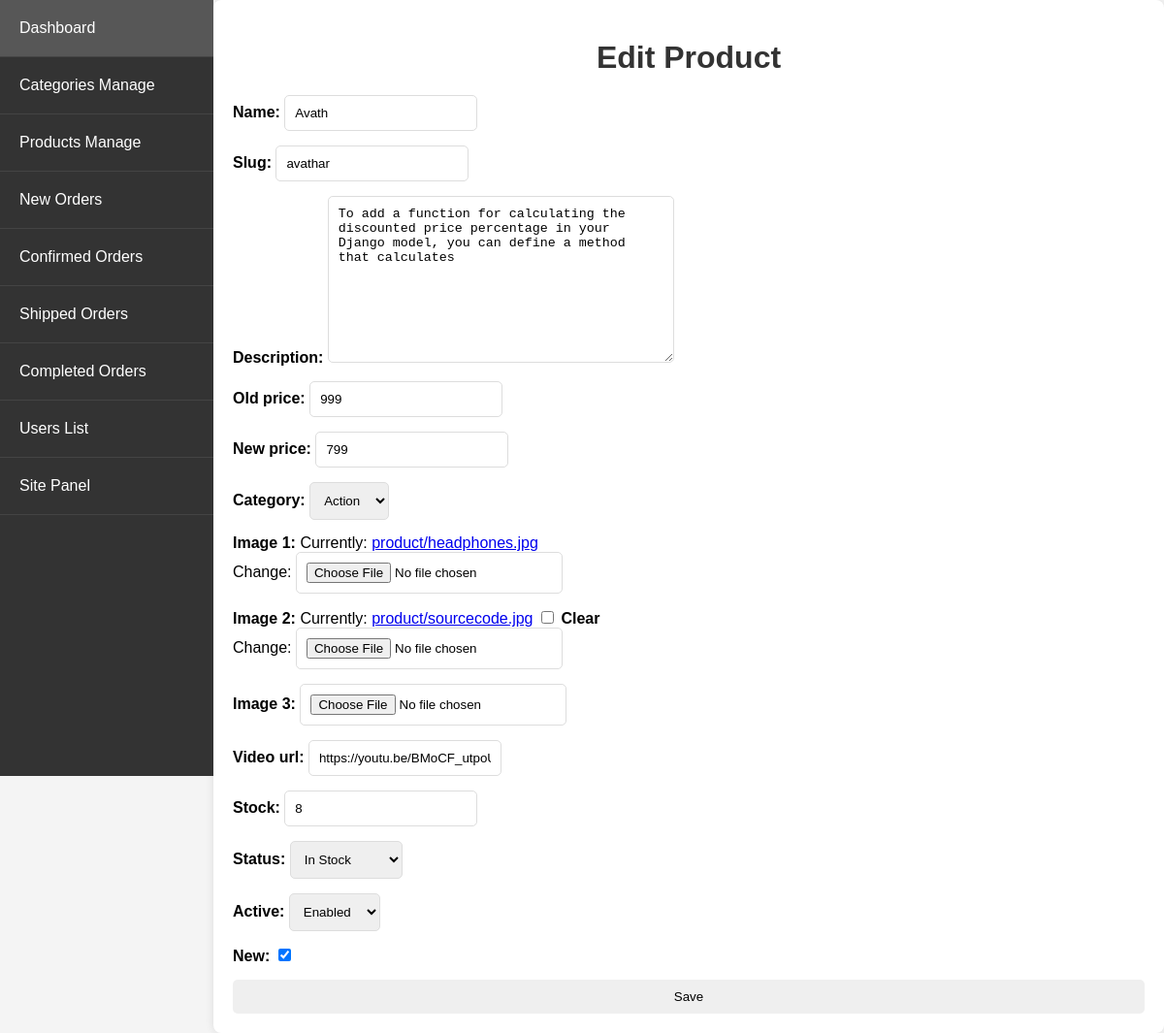
Page /admin_app/admin_app/products/update/1/ (signed in) on the earlier database version.
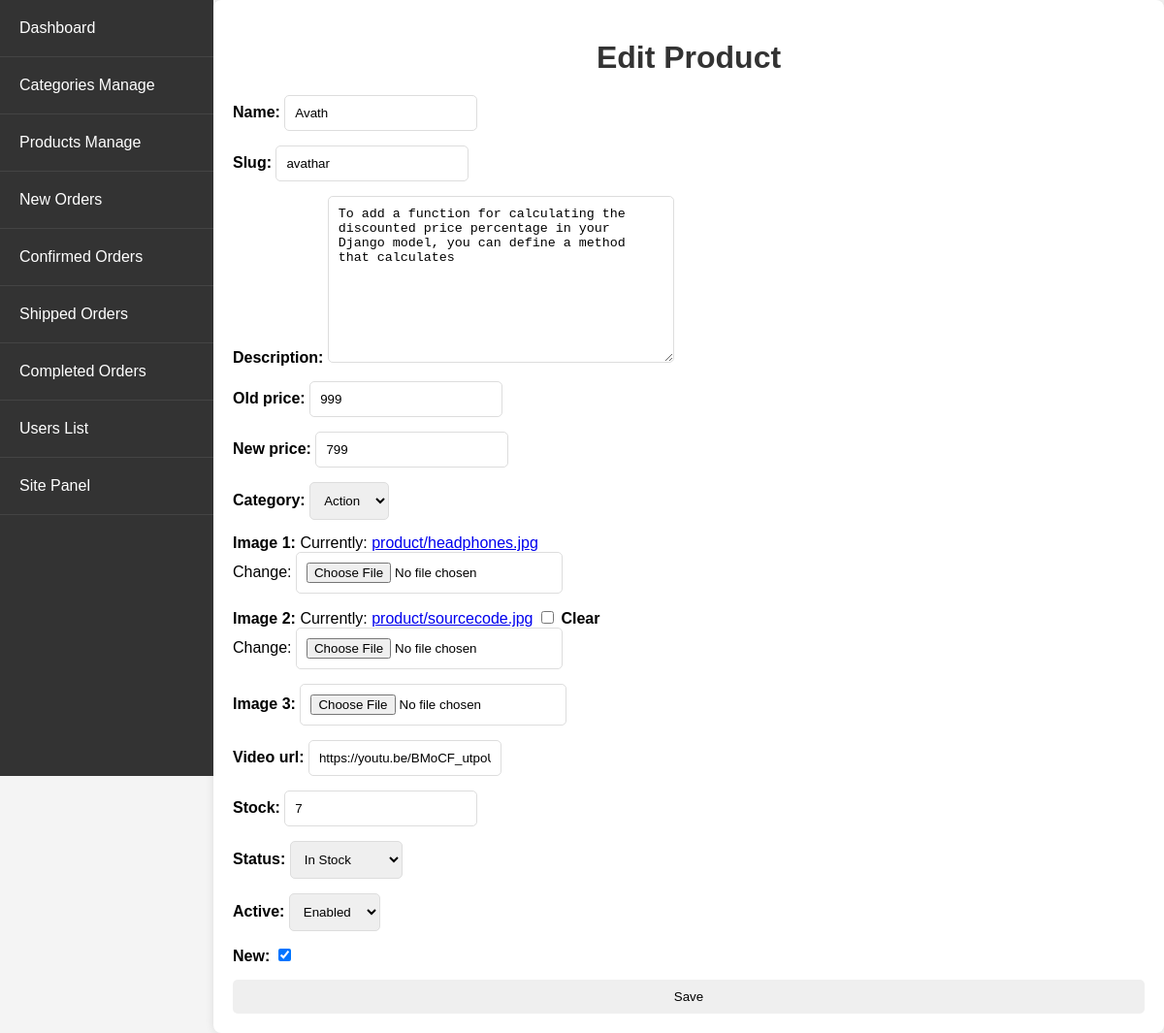
Same page on the later database version.
### store/models.py (models this page shows, shortened)
class Product(models.Model):
    PRODUCT_STATUS_CHOICES = [
        ('in_stock', 'In Stock'),
        ('out_of_stock', 'Out of Stock'),
    ]
    name = models.CharField(max_length=250, unique=True)
    slug = models.SlugField(max_length=250, unique=True)
    description = models.TextField(blank=True)
    old_price = models.DecimalField(max_digits=7, blank=True, null=True, decimal_places=0)
    new_price = models.DecimalField(max_digits=7, blank=False, decimal_places=0)
    category = models.ForeignKey(Category, on_delete=models.SET_NULL, null=True)
    image_1 = models.ImageField(upload_to='product')
    image_2 = models.ImageField(upload_to='product', blank=True)
    image_3 = models.ImageField(upload_to='product', blank=True)
    video_url = models.URLField(max_length=200, blank=True)
    stock = models.IntegerField()
    status = models.CharField(max_length=20, choices=PRODUCT_STATUS_CHOICES, default='in_stock')
    active = models.BooleanField(default=True)
    new = models.BooleanField(default=True)
    created = models.DateTimeField(auto_now_add=True)
    update = models.DateField(auto_now=True)
    class Meta:
        ordering = ('name',)
        verbose_name = 'product'
        verbose_name_plural = 'products'

### admin_app/views.py (the view)
# urls.py: path('admin_app/products/update/<int:pk>/', views.product_update, name='product_update'),
@login_required
@user_passes_test(is_admin)
def product_update(request, pk):
    product = get_object_or_404(Product, pk=pk)
    if request.method == 'POST':
        form = ProductForm(request.POST, request.FILES, instance=product)
        if form.is_valid():
            product = form.save(commit=False)
            product.clean()  # Run model validation
            product.save()
            return redirect('admin_app:product_list')
    else:
        form = ProductForm(instance=product)
    return render(request, 'admin_app/product_form.html', {'form': form})

### admin_app/forms.py (shortened to what this page needs)
class ProductForm(forms.ModelForm):
    active = forms.ChoiceField(choices=[
        (True, 'Enabled'),
        (False, 'Disabled')
    ], widget=forms.Select)
    class Meta:
        model = Product
        fields = '__all__'
    def __init__(self, *args, **kwargs):
        super().__init__(*args, **kwargs)
        if self.instance.pk:
            self.fields['active'].initial = 'Enabled' if self.instance.active else 'Disabled'

### admin_app/views.py (called while the page is built)
def is_admin(user):
    return user.is_superuser

### store/context_processors.py (called while the page is built)
def menu_link(request): # this function don't wanna call to work, it's defined in setting to work
    links_list = Category.objects.annotate(
        num_products=Count('product', filter=Q(product__active=True, product__stock__gt=0))
    ).filter(num_products__gt=0).order_by('name')  # Add an order_by clause here
    paginator3 = Paginator(links_list, 8)
    try:
        page = int(request.GET.get('page', '1'))
    except:
        page = 1
    try:
        links = paginator3.page(page)
    except (InvalidPage, EmptyPage):
        links = paginator3.page(paginator3.num_pages)
    return dict(links=links)

### store/models.py (called while the page is built)
    def __str__(self):
        return '{}'.format(self.name)

### admin_app/templates/admin_app/product_form.html (shortened to what this page needs)
{% extends 'admin_app/base_admin.html' %}
{% block content %}
<h1>{% if form.instance.pk %}Edit{% else %}Create{% endif %} Product</h1>
<form method="post" enctype="multipart/form-data">
    {% for field in form %}
        <div>
            {{ field.label_tag }}
            {% if field.name == 'status' %}
                <select name="{{ field.name }}" id="{{ field.id_for_label }}">
                    {% for value, label in field.field.choices %}
                        <option value="{{ value }}" {% if field.value == value %}selected{% endif %}
                                {% if value == 'in_stock' and form.instance.stock == 0 %}disabled{% endif %}>
                            {{ label }}
                        </option>
                    {% endfor %}
                </select>
            {% elif field.name == 'active' %}
                <select name="{{ field.name }}" id="{{ field.id_for_label }}">
                    {% for value, label in field.field.choices %}
                        <option value="{{ value }}" {% if field.value == value %}selected{% endif %}>
                            {{ label }}
                        </option>
                    {% endfor %}
                </select>
            {% else %}
                {{ field }}
            {% endif %}
        </div>
    {% endfor %}
    <button type="submit">Save</button>
</form>
{% endblock %}

Differences in the rows shown:
changed Product "Avath": stock "8" → "7"
